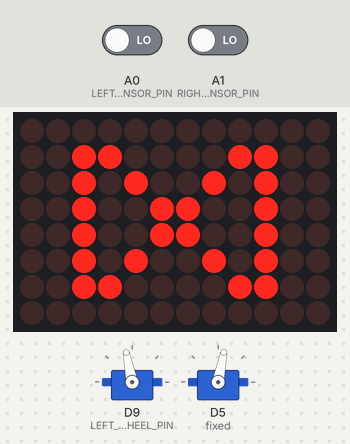
Simulated run of this sketch. Board: Arduino Uno R4 WiFi. Shown: 12×8 LED matrix, 2 × servo. Inputs (shaded band) come from the test bench; at power-on: A0 (LEFT_SENSOR_PIN) LOW, A1 (RIGHT_SENSOR_PIN) LOW. What the sketch prints to the serial monitor is not drawn.

Above: at 2.7 s.
2.8 s: A0 (LEFT_SENSOR_PIN) driven HIGH
4.3 s: A0 (LEFT_SENSOR_PIN) driven LOW
5.8 s: A1 (RIGHT_SENSOR_PIN) driven HIGH
7.3 s: A1 (RIGHT_SENSOR_PIN) driven LOW
Timing chart, 0 to 9.8 s (numbered marks = the images above; inputs shaded):
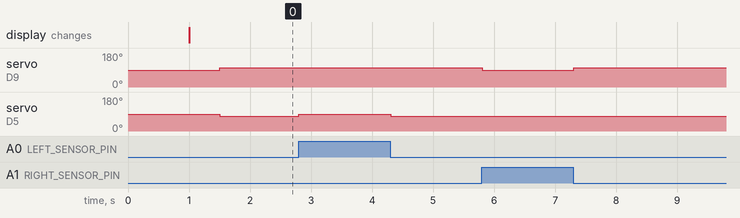

Measured:
- after the input at 2.8 s, servo on D5 (fixed): 79° → 90° at once
- after the input at 4.3 s, servo on D5 (fixed): 90° → 79° at once
- after the input at 5.8 s, servo on D9 (LEFT_WHEEL_PIN): 101° → 90° at once
- after the input at 7.3 s, servo on D9 (LEFT_WHEEL_PIN): 90° → 101° at once

The sketch:

lineDriver.ino
```cpp
#include "lineDriver.h"

// classes
#include "ledArray.h"
#include "lineSensor.h"
#include "wheel.h"

// assigned pins
#define LEFT_SENSOR_PIN A0 // left
#define RIGHT_SENSOR_PIN A1 // right
#define LEFT_WHEEL_PIN 9
#define RIGHT_WHEEL_PIN 5

ledArray display;
lineSensor leftSensor(LEFT_SENSOR_PIN);
lineSensor rightSensor(RIGHT_SENSOR_PIN);
wheel wheels(LEFT_WHEEL_PIN, RIGHT_WHEEL_PIN);

lineDriver driver(display, leftSensor, rightSensor, wheels);

void setup() {
    driver.init();
}

void loop() {
    driver.run();
}
```

displayInterface.h
```cpp
#ifndef DISPLAYINTERFACE_H
#define DISPLAYINTERFACE_H

class displayInterface {
public:
  virtual ~displayInterface() = default;
  virtual void init() = 0;
  virtual void readySymbol() = 0;
  virtual void tickSymbol() = 0;
  virtual void crossSymbol() = 0;
  virtual void progressSymbol() = 0;
  virtual void leftSymbol() = 0;
  virtual void rightSymbol() = 0;

};

#endif // DISPLAYINTERFACE_H
```

driver.h
```cpp
#ifndef DRIVER_H
#define DRIVER_H

class driver {
public:
  virtual ~driver() = default;
  virtual void init() = 0;
  virtual void run() = 0;

};

#endif // DRIVER_H
```

ledArray.cpp
```cpp
#include "ledArray.h"

const uint32_t readySymbolData[4] = {
	0x0,
	0x420845,
	0x28210000,
	66
};

const uint32_t tickSymbolData[4] = {
	0x0,
	0x100201,
	0x40080000,
	66
};

const uint32_t crossSymbolData[4] = {
	0x10809,
	0x600600,
	0x90108000,
	66
};

const uint32_t progressSymbolData[4] = {
	0x30c29,
	0x42642642,
	0x9430c000,
	66
};

const uint32_t leftSymbolData[4] = {
	0x8018,
	0x3fc3fc1,
	0x80080000,
	66
};

const uint32_t rightSymbolData[4] = {
	0x1001,
	0x83fc3fc0,
	0x18010000,
	66
};

ledArray::ledArray() {}

void ledArray::init() {
  // copied from example code
  Serial.begin(9600);
   matrix.begin();
}

void ledArray::readySymbol() {
  matrix.loadFrame(readySymbolData);
  delay(500);
}

void ledArray::tickSymbol() {
  matrix.loadFrame(tickSymbolData);
  delay(500);
}

void ledArray::crossSymbol() {
  matrix.loadFrame(crossSymbolData);
  delay(500);
}

void ledArray::progressSymbol() {
  matrix.loadFrame(progressSymbolData);
  delay(500);
}

void ledArray::leftSymbol() {
  matrix.loadFrame(leftSymbolData);
  delay(500);
}

void ledArray::rightSymbol() {
  matrix.loadFrame(rightSymbolData);
  delay(500);
}
```

ledArray.h
```cpp
#ifndef LEDARRAY_H
#define LEDARRAY_H

#include <ArduinoGraphics.h>
#include <Arduino_LED_Matrix.h>
#include <Arduino.h>
#include "displayInterface.h"

class ledArray : public displayInterface {
public:
  ledArray();

  void init() override;

  // symbols
  void readySymbol() override;
  void tickSymbol() override;
  void crossSymbol() override;
  void progressSymbol() override;
  void leftSymbol() override;
  void rightSymbol() override;

private:
  ArduinoLEDMatrix matrix;

};

#endif // LEDARRAY_H
```

lineDriver.cpp
```cpp
#include "lineDriver.h"

lineDriver::lineDriver(ledArray& ledArray, lineSensor& leftSensor, lineSensor& rightSensor, wheel& wheel)
  : myLedArray(ledArray),
    myLineSensorLeft(leftSensor),
    myLineSensorRight(rightSensor),
    myWheel(wheel) {}

void lineDriver::init() {
  pinMode(5, OUTPUT); // fixed

  // init
  myLedArray.init();
  myLineSensorLeft.init();
  myLineSensorRight.init();

  myLedArray.readySymbol();

  // movement
  delay(500);
  myWheel.init();
  Serial.println("wheel");

  myLedArray.progressSymbol();
}

void lineDriver::run() {
  // forwards
  if (myLineSensorLeft.isLineDetected() && myLineSensorRight.isLineDetected()) {
    myWheel.moveForwards();

  // left
  } else if (myLineSensorRight.isLineDetected()) {
    myWheel.turnLeft();

  // right
  } else if (myLineSensorLeft.isLineDetected()) {
    myWheel.turnRight();

  // stop
  } else {
    myWheel.stop();
  }

  delay(50);
}
```

lineDriver.h
```cpp
#ifndef LINEDRIVER_H
#define LINEDRIVER_H

#include "driver.h"
#include "ledArray.h"
#include "lineSensor.h"
#include "wheel.h"

class lineDriver : public driver {
private:
  ledArray& myLedArray;
  lineSensor& myLineSensorLeft;
  lineSensor& myLineSensorRight;
  wheel& myWheel;

public:
  lineDriver(ledArray& ledArray, lineSensor& leftSensor, lineSensor& rightSensor, wheel& wheel);
  void init() override;
  void run() override;

};

#endif // LINEDRIVER_H
```

lineSensor.cpp
```cpp
#include "lineSensor.h"

lineSensor::lineSensor(int pin) : sensorPin(pin) {
  this->sensorPin = sensorPin;
}

void lineSensor::init() {
  pinMode(sensorPin,INPUT);
}

// val should be an int
bool lineSensor::isLineDetected() {
  int val = digitalRead(sensorPin);
  return val == LOW;
}
```

lineSensor.h
```cpp
#ifndef LINESENSOR_H
#define LINESENSOR_H

#include <Arduino.h>
#include "sensorInterface.h"

class lineSensor : public sensorInterface {
public:
  lineSensor() {}
  lineSensor(int sensorPin);

  void init() override;
  bool isLineDetected() override;

private:
  int sensorPin;
  int val;

};

#endif // LINESENSOR_H
```

motorInterface.h
```cpp
#ifndef MOTOR_H
#define MOTOR_H

class motorInterface {
public:
  virtual ~motorInterface() = default;
  virtual void init() = 0;
  virtual void moveForwards() = 0;
  virtual void moveBackwards() = 0;
  virtual void turnLeft() = 0;
  virtual void turnRight() = 0;
  virtual void stop() = 0;
  virtual bool setSpeed() = 0;

protected:
  int speed;

};

#endif // MOTOR_H
```

sensorInterface.h
```cpp
#ifndef SENSORINTERFACE_H
#define SENSORINTERFACE_H

class sensorInterface {
public:
  virtual ~sensorInterface() = default;
  virtual void init() = 0;
  virtual bool isLineDetected() = 0;

};

#endif // SENSORINTERFACE_H
```

wheel.cpp
```cpp
#include "wheel.h"

// constructor
wheel::wheel(int servoPin1, int servoPin2) {
  this->servoPin1 = servoPin1; // left
  this->servoPin2 = servoPin2; // right
}

// initialize the sensor
void wheel::init() {
  servo1.attach(servoPin1, 700, 2300);
  servo2.attach(servoPin2, 700, 2300);
}

void wheel::moveForwards() {
  servo1.writeMicroseconds(1600);
  servo2.writeMicroseconds(1400);
}

// unnecessary
void wheel::moveBackwards() {
  servo1.writeMicroseconds(1500);
  servo2.writeMicroseconds(1500);
}

void wheel::turnLeft() {
  servo1.writeMicroseconds(1600);
  servo2.writeMicroseconds(1500);
}

void wheel::turnRight() {
  servo1.writeMicroseconds(1500);
  servo2.writeMicroseconds(1400);
}

void wheel::stop() {
  servo1.writeMicroseconds(1500);
  servo2.writeMicroseconds(1500);
}

// not setup yet
bool wheel::setSpeed() {
  return true;
}
```

wheel.h
```cpp
#ifndef WHEEL_H
#define WHEEL_H

#include <Servo.h>
#include <Arduino.h>
#include "motorInterface.h"

class wheel : public motorInterface {
public:
  wheel() {}
  wheel(int servoPin1, int servoPin2);

  void init();

  // wheel controllers
  void moveForwards();
  void moveBackwards();
  void stop();

  // turns in place
  void turnLeft();
  void turnRight();

  // not setup yet
  bool setSpeed();

private:
  // both wheels are taken into account
  Servo servo1;
  Servo servo2;
  int servoPin1;
  int servoPin2;

};

#endif // WHEEL_H
```
